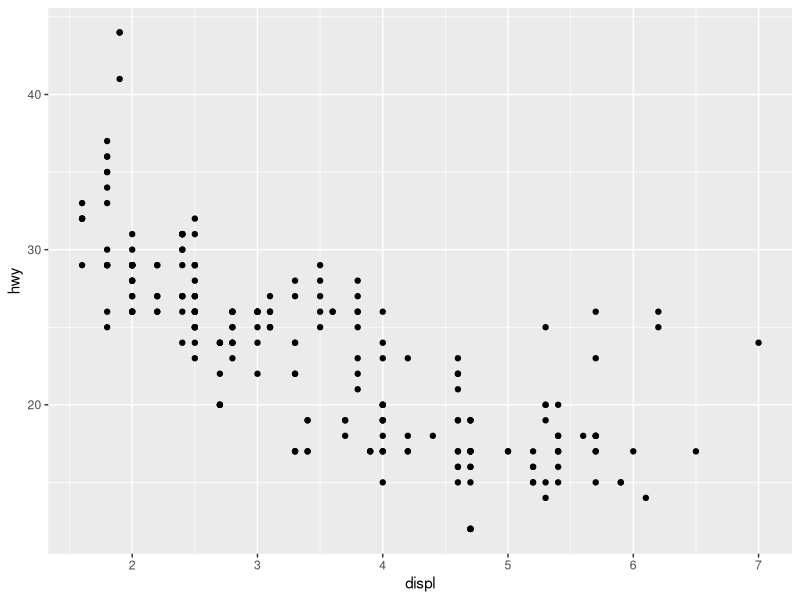
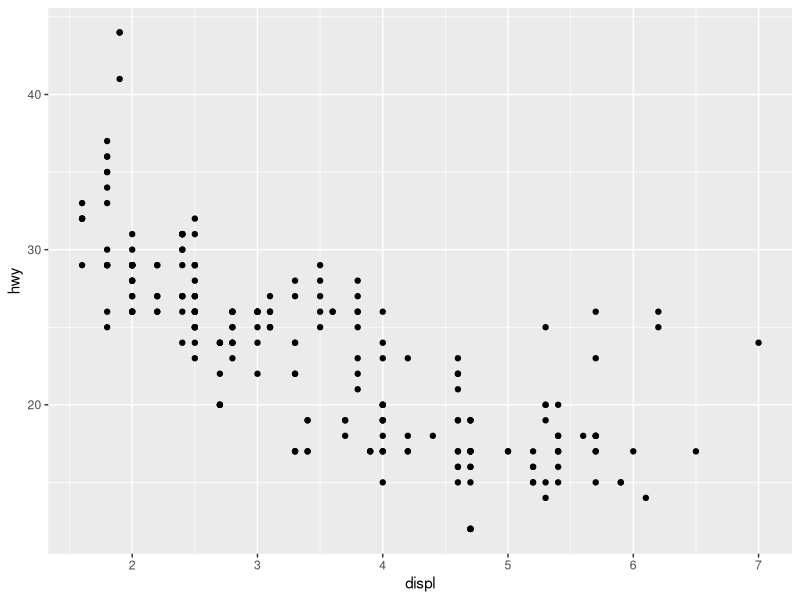
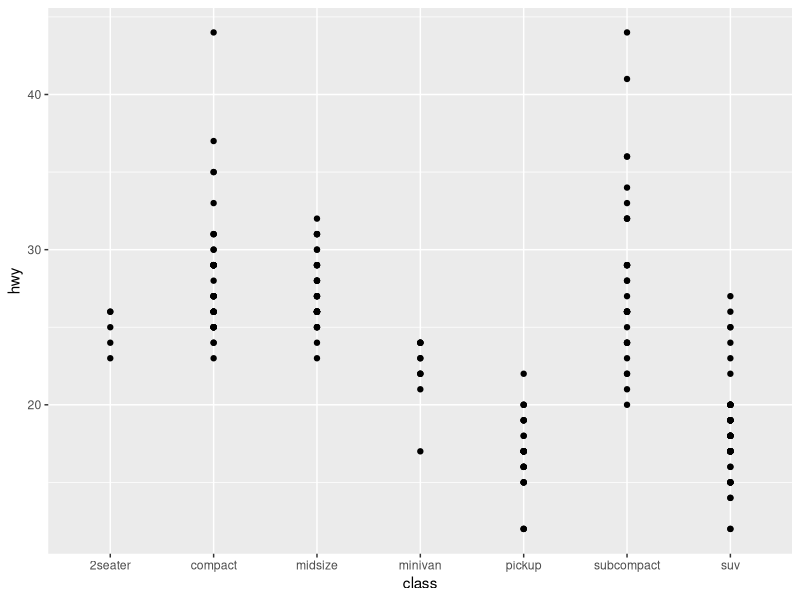

Recreate these plots in R, in order.
## ---- chunk 1
library(tidyverse)
## ---- chunk 2
data("mpg")

head(mpg)
str(mpg)
summary(mpg)
## ---- chunk 3
ggplot(data = mpg, aes(x = displ, y = hwy)) +
    geom_point()
## ---- chunk 4
ggplot(data = mpg, aes(x = displ, y = hwy)) +
    geom_point()
## ---- chunk 5
ggplot(mpg, aes(x = class, y = hwy)) + 
    geom_point()
## ---- chunk 6

## ---- chunk 7

## ---- chunk 8

## ---- chunk 9

